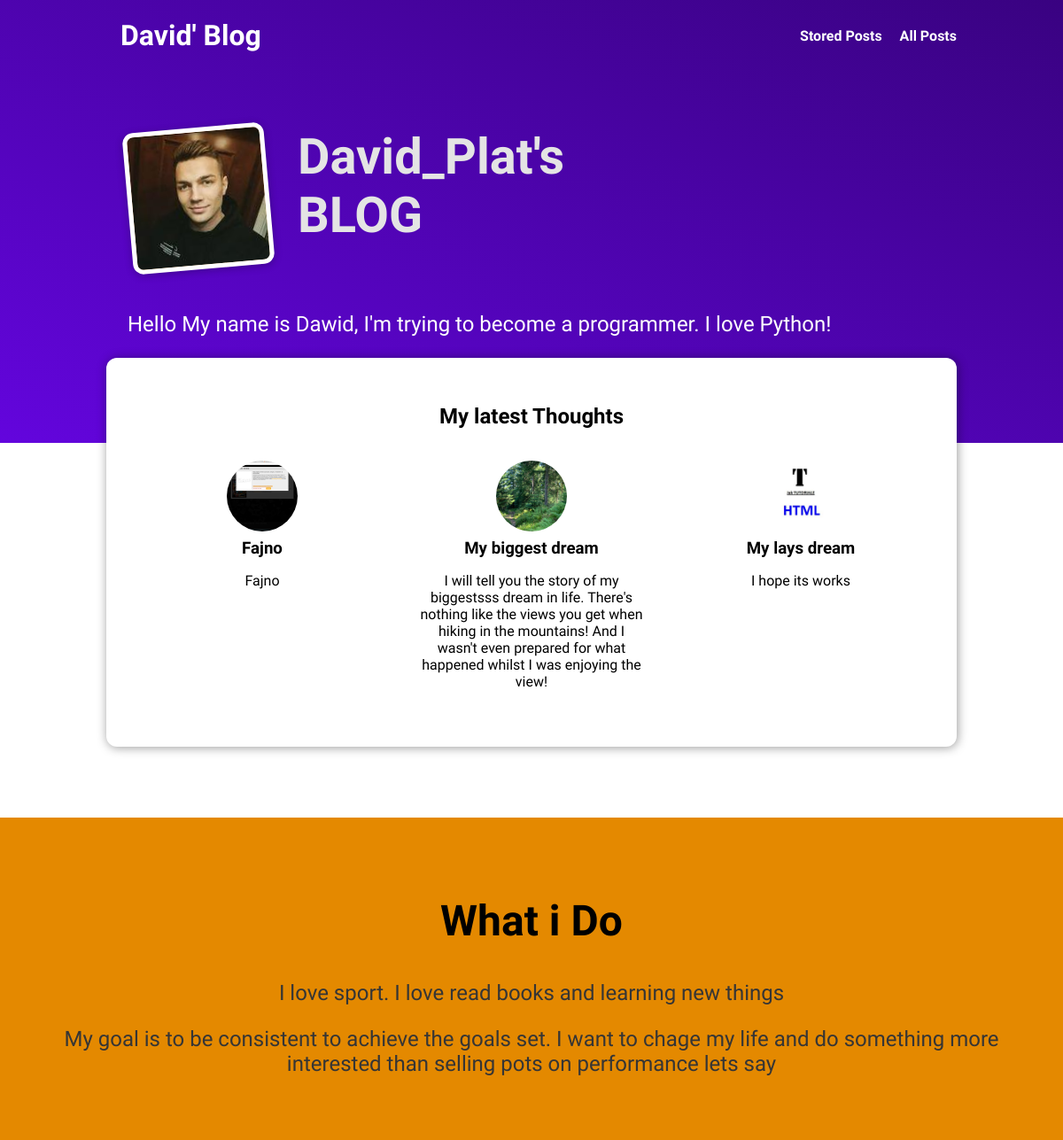
The page / on the database its author committed.
### blog/models.py (models this page shows, shortened)
class Post(models.Model):
    title = models.CharField(max_length=100)
    image = models.ImageField(upload_to="posts", null=True)
    author = models.ForeignKey(Author, on_delete = models.PROTECT, null = False)
    date = models.DateField( auto_now=False, auto_now_add=True)
    slug = models.SlugField(null=False,unique = True, db_index=True)
    excerpt = models.CharField(max_length=350)
    content = models.TextField(validators=[MinLengthValidator(10)])
    tags = models.ManyToManyField(Tag)

### blog/views.py (the view)
# urls.py: path("", views.StartingPageView.as_view(),name = "index"),
class StartingPageView(ListView):
    template_name = "blog/index.html"
    model = Post
    ordering = ["-date"]
    context_object_name = "posts"
    def get_queryset(self):
        queryset =  super().get_queryset()
        data = queryset[:3]
        return data

### blog/templates/blog/index.html (shortened to what this page needs)
{% extends "base.html" %}
{% load static %}
{% block css_files %}
<link rel= "stylesheet" href="{% static "blog/index.css" %}"/>
<link rel= "stylesheet" href="{% static "blog/post.css" %}"/>
{% endblock %}
{% block content %}
    <section id="welcome">
    <header>
        <img src="{% static "blog/images/dawid.jpg"%}" alt="David - The Author Of this blog"/>
        <h2>David_Plat's BLOG</h2>
    </header>
    <p>Hello My name is Dawid, I'm trying to become a programmer. I love Python!</p>
</section>
<section id="latest-posts">
    <h2>My latest Thoughts </h2>
<ul>
    {% for post in posts %}
  {% include "blog/includes/post.html" %}
    {% endfor %}
        </ul>
      </section>
<section id="about">
    <h2>What i Do</h2>
    <p>I love sport. I love read books and learning new things</p>
    <p>My goal is to be consistent to achieve the goals set.
        I want to chage my life and do something more
        interested than selling pots on performance lets say</p>
</section>
{% endblock%}

### blog/templates/blog/includes/post.html
<li>
    <article class="post">
        <a href="{% url "singpo" post.slug%}">
            <img src="{{ post.image.url }}" alt="{{ post.title}}"/>
            <div class="post__content">
                <h3>{{ post.title }}</h3>
                <p>{{ post.excerpt }}  <! post odnosi się do iteracji funkcji for w pliku index.html>
                </p>
            </div>
          </a>
        </article>
      </li>

### static/styles.css (style rules this page uses)
* { box-sizing: border-box; }
html { font-family: 'Roboto Condensed', sans-serif; }
body { margin: 0; }
h1, h2, h3 { font-family: 'Roboto Condensed', sans-serif; font-weight: bold; }

### blog/static/blog/index.css (style rules this page uses)
#welcome { background: linear-gradient(to right top, #6305dd, #390281); padding: 6rem 12%; }
#welcome header { display: flex; align-items: flex-start; margin: 3rem auto; }
#welcome img { width: 10rem; height: 10rem; object-fit: cover; object-position: top; border: 5px solid white; border-radius: 12px; background-color: #ffe1bf; transform: rotateZ(-5deg); box-shadow: 0 2px 8px rgba(0, 0, 0, 0.25); }
#welcome h2 { font-size: 3.5rem; margin: 0 0 0 2rem; color: #e4e4e4; width: 10rem; }
#welcome p { color: white; font-size: 1.5rem; }
#latest-posts { background-color: white; padding: 2rem; border-radius: 12px; width: 60rem; margin: -6rem auto 2rem auto; box-shadow: 1px 1px 12px rgba(0, 0, 0, 0.4); }
#latest-posts h2 { text-align: center; }
#latest-posts ul { list-style: none; margin: 0; padding: 0; display: flex; gap: 1rem; }
#latest-posts li { flex: 1; }
#about { text-align: center; padding: 3rem; background-color: #e48900; margin-top: 5rem; }
#about h2 { font-size: 3rem; }
#about p { font-size: 1.5rem; color: #353535; }

### blog/static/blog/post.css (style rules this page uses)
.post { display: flex; flex-direction: column; align-items: center; text-align: center; }
.post a { text-decoration: none; color: black; transition: all 0.2s ease; padding: 1rem; }
.post img { width: 5rem; height: 5rem; object-fit: cover; border-radius: 50%; }
.post h3 { margin: 0.25rem 0; }

### rows shown on the page
Post: image (picture), title "Fajno", excerpt "Fajno"
Post: image (picture), title "My biggest dream", excerpt "I will tell you the story of my biggestsss dream in life. There's nothing like the views you get when hiking in the mountains! And I wasn't even prepared for what happened whilst I was enjoying the view!"
Post: image (picture), title "My lays dream", excerpt "I hope its works"
